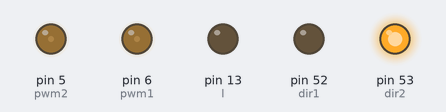
The sketch below on a simulated Arduino Mega 2560, built with avr-gcc and run on an emulated ATmega2560. Shown: output pins drawn as LEDs (lit = HIGH).

Above: at 0.1 s.
Timing chart, 0 to 1.6 s (numbered marks = the images above):
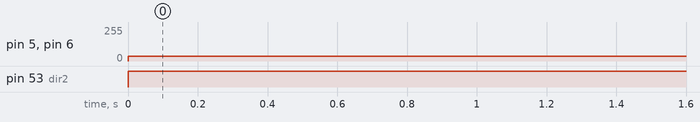

The sketch:

DueTest.ino
```cpp
int pwm1 = 6;
int dir1 = 52;
int pwm2 = 5;
int dir2 = 53;

int l = 13;

void setup() {
  // put your setup code here, to run once:
  pinMode(pwm1, OUTPUT);
  pinMode(dir1, OUTPUT);
  pinMode(pwm2, OUTPUT);
  pinMode(dir2, OUTPUT);
  pinMode(l, OUTPUT);
  digitalWrite(l, LOW);
}

void loop() {
  // put your main code here, to run repeatedly:
  digitalWrite(dir1,LOW);
  digitalWrite(dir2,HIGH);
  analogWrite(pwm1,35);
  analogWrite(pwm2,35);
}
```

Measured:
- by itself, pin 5 (pwm2), pin 6 (pwm1): 0/255 → 35/255 at 0.00 s
- by itself, pin 53 (dir2): LOW → HIGH at 0.00 s
